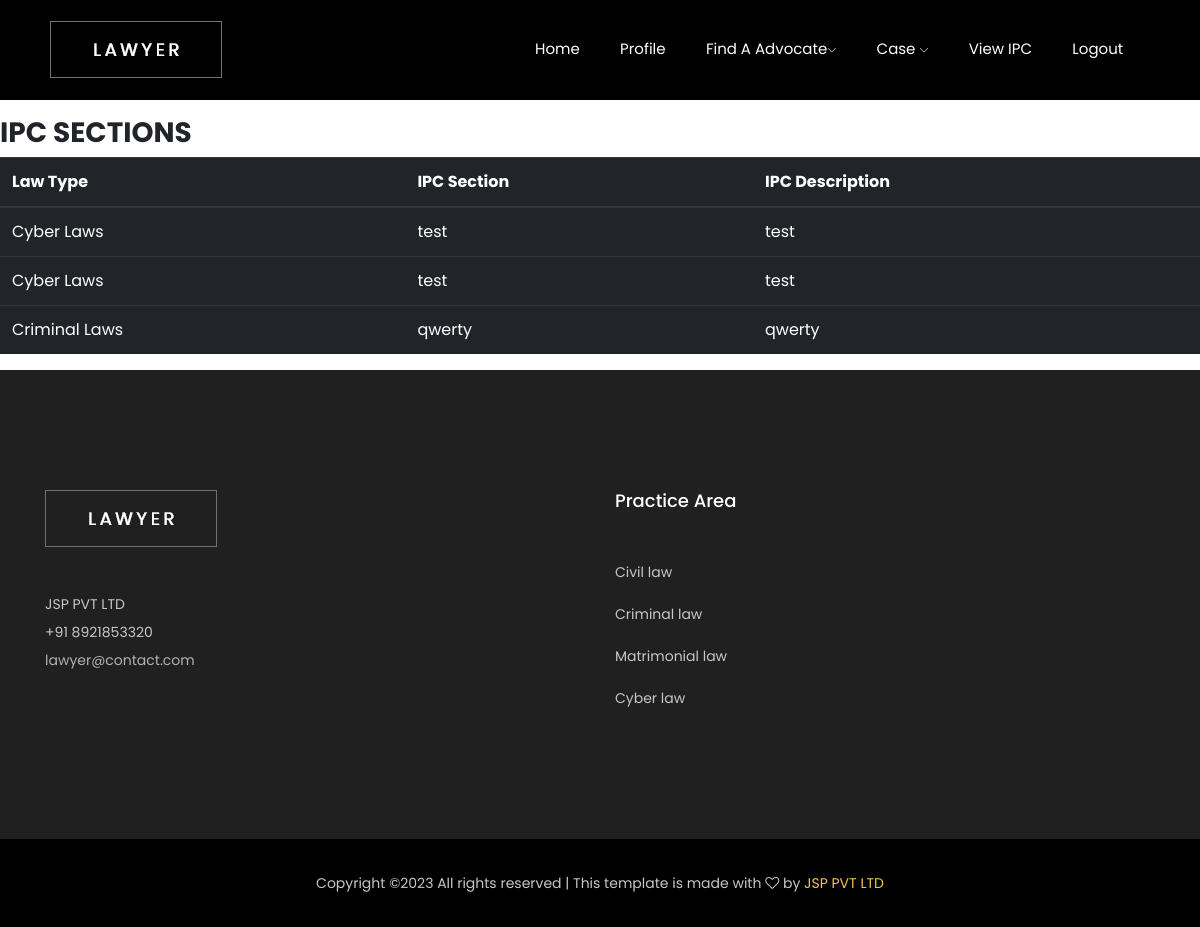
/userviewipc, run on the app's committed database.
### Admin_app/models.py (models this page shows)
class IPCSections(models.Model):
    type = models.ForeignKey(Law,on_delete=CASCADE,null=True,blank=False)
    ipcsection = models.CharField(max_length=20)
    ipcdescription = models.CharField(max_length=100)

class Law(models.Model):
    type = models.CharField(max_length=20)
    def __str__(self):
        return self.type

### User_app/views.py (the view)
# urls.py: path('userviewipc',views.userviewipc, name='userviewipc'),
def userviewipc(request):
    data = IPCSections.objects.all()
    print(data)
    return render (request,'userviewipc.html',{'data':data})

### User_app/templates/userviewipc.html (shortened to what this page needs)
{% extends 'userdashboard.html' %}
{% block content %}
<main class="content">
    <div class="container-fluid p-0">
        <h1 class="h3 mt-3"><strong>IPC SECTIONS</strong> </h1>
            <table class="table table-dark">
                <thead>
                        <th scope="col">Law Type</th>
                        <th scope="col">IPC Section</th>
                        <th scope="col">IPC Description</th>
                </thead>
                <tbody>
                    {% for i in data %}
                    <tr>
                        <td>{{i.type}}</td>
                        <td>{{i.ipcsection}}</td>
                        <td>{{i.ipcdescription}}</td>
                    </tr>
                    {% endfor%}
                </tbody>
            </table>
    </div>
</main>
{% endblock %}

### data on the page
IPCSections: type "Cyber Laws", ipcsection "test", ipcdescription "test"
IPCSections: type "Cyber Laws", ipcsection "test", ipcdescription "test"
IPCSections: type "Criminal Laws", ipcsection "qwerty", ipcdescription "qwerty"
